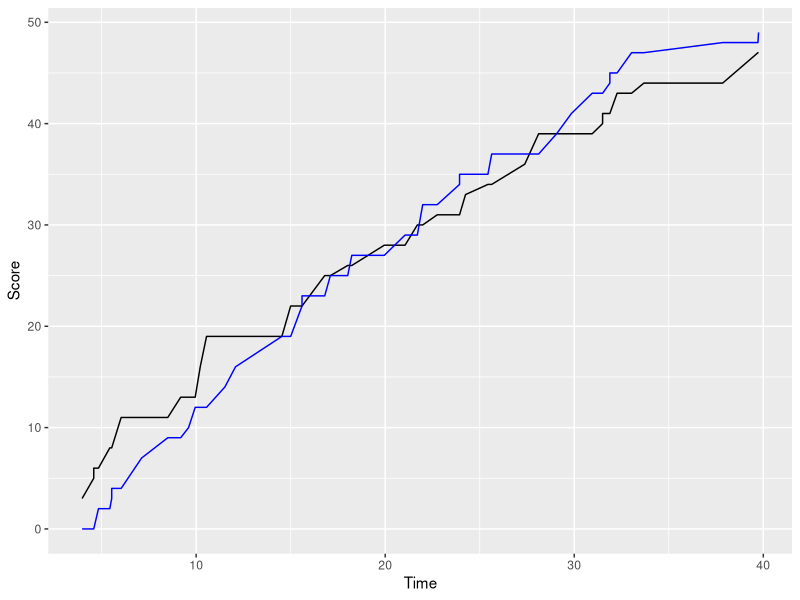

This figure's R source: (Note: this script raises an error after producing the figure.)
setwd("/Users/7907blueyes/Desktop/Biocomputing/R/Exercise10")

# ggplot2 and load
library(ggplot2)

###### PROBLEM 1
# read in data file
scores <- read.table("UWvMSU_1-22-13.txt", header = TRUE, sep = "\t", stringsAsFactors = FALSE)

# create empty score for each time 
UW <- numeric(nrow(scores))
MSU <- numeric(nrow(scores))

# create a new data frame
cumulative.score <- data.frame(Time = scores$time, UW, MSU)

# calculate cumulative scores
# separate scores by team 
for(i in 1:nrow(scores)){
  if(scores$team[i] == "UW"){
    cumulative.score$UW[i] <- scores$score[i] 
  }else if(scores$team[i] == "MSU"){
    cumulative.score$MSU[i] <- scores$score[i] 
  }
}
# make scores cumulative
for(i in 2:nrow(cumulative.score)){
  cumulative.score$UW[i] <- cumulative.score$UW[i] + cumulative.score$UW[i -1]
  cumulative.score$MSU[i] <- cumulative.score$MSU[i] + cumulative.score$MSU[i -1]
}

# make a graph
ggplot(data = cumulative.score, aes(x = Time)) + 
  geom_line(aes(y = UW), color = "black") +
  geom_line(aes(y = MSU), color = "blue") +
  ylab("Score")

##########
########## PROBLEM 2
##########

# get user number, random number and max number of guesses
guess <- scan(n=1)
randNum <- sample(1:100, 1)
maxGuesses <- 10

# for loop to see if correct
for(try in 1:maxGuesses){
  if(guess == randNum){
    print("Correct")
    
    # break for loop if guess is made before the tenth try
    if (try < 10) break
    
  }else if(try == maxGuesses){
    print("Game Over :(")
  }else if(guess < randNum){
    print("Higher")
    guess <- scan(n=1)
  }else {
    print("Lower")
    guess <- scan(n=1)
  }
}
